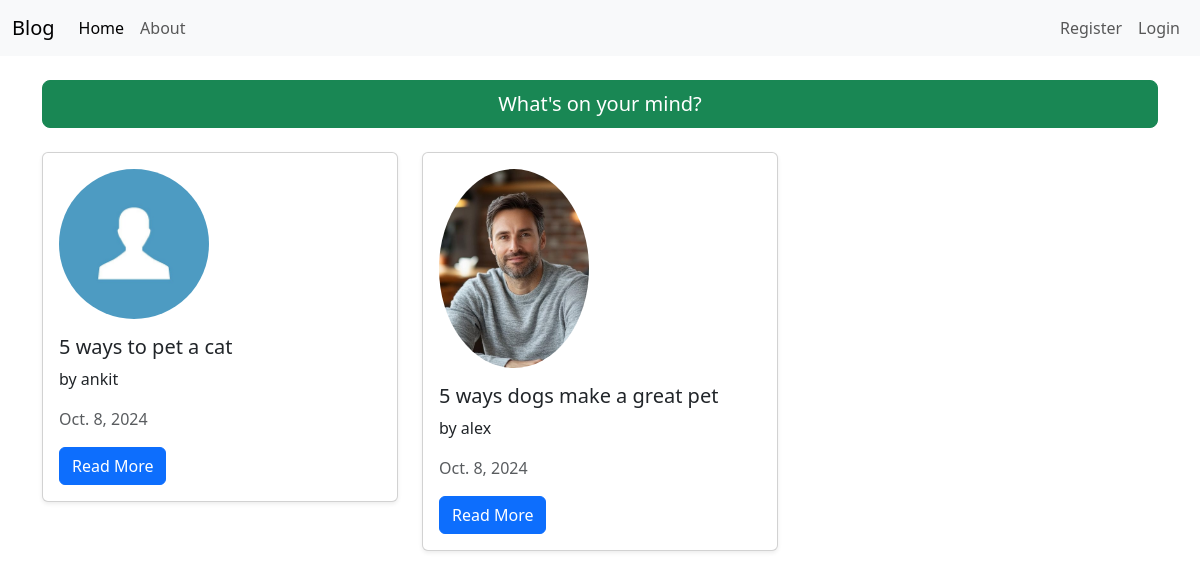
The app's page /, older data.
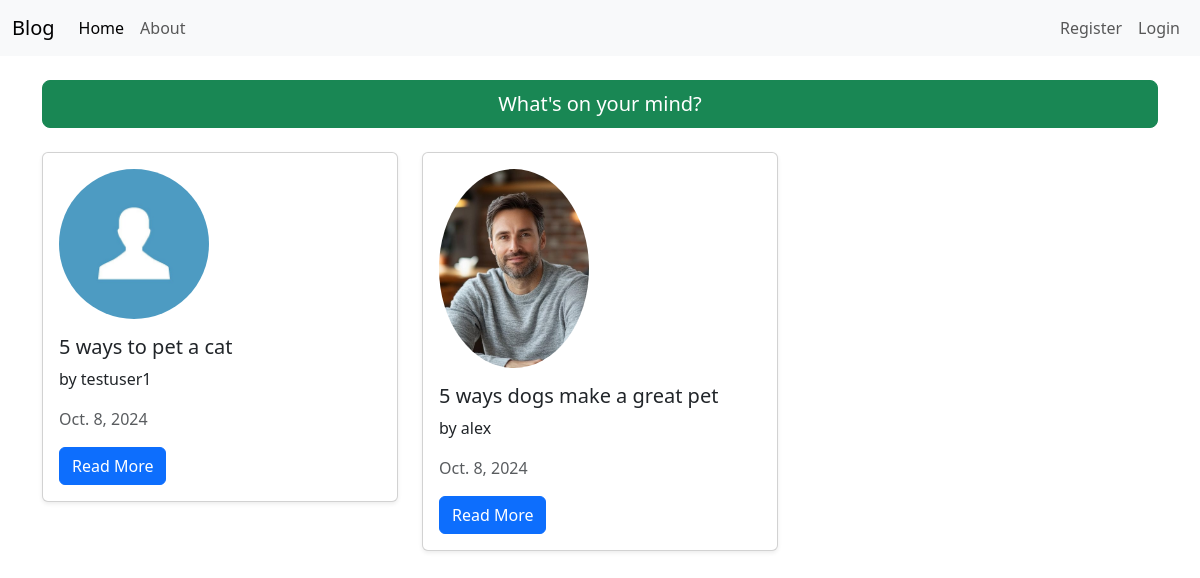
The same page, newer data.
### blogmain/models.py (models this page shows, shortened)
class blogs(models.Model):
    user = models.ForeignKey(User, on_delete=models.CASCADE, null=True)
    title = models.CharField(max_length= 100)
    post = models.TextField()
    date_created = models.DateField(auto_now_add=True)

### user/models.py (models this page shows, shortened)
class profile(models.Model):
    user = models.OneToOneField(User, on_delete=models.CASCADE)
    image = models.ImageField(default="default.jpg", upload_to='profile_pics')

### blogmain/views.py (the view)
# urls.py: path('', blogList.as_view(), name = "home"),
class blogList(ListView):
    model = blogs
    template_name = "blogmain/home.html"
    context_object_name = 'post'
    ordering = ["-date_created"]

### blogmain/templates/blogmain/home.html (shortened to what this page needs)
{% extends "blogmain/base.html" %}
{% block content %}
<div class="container mt-4">
    <div class="mb-4">
        <a href="{% url 'createpost'%}" class="btn btn-success btn-lg" style="width: 100%;">
            What's on your mind?
        </a>
    </div>
    <div class="row">
        {% for p in post %}
        <div class="col-md-4 mb-4">
            <div class="card shadow-sm">
                <div class="card-body">
                    <img src="{{ p.user.profile.image.url }}" alt="Profile Picture" class="rounded-circle img-fluid mb-3" style="width: 150px;">
                    <h5 class="card-title">{{ p.title }}</h5>
                    <p class="card-text">by {{ p.user.username }}</p>
                    <p class="card-text text-muted">{{ p.date_created }}</p>
                    <a href="{% url 'detail' p.id %}" class="btn btn-primary">Read More</a>
                </div>
            </div>
        </div>
        {% endfor %}
    </div>
</div>
{% endblock %}

Row changes from the older to the newer data that the page shows:
changed through a linked row, blogs "5 ways to pet a cat": user.username "ankit" → "testuser1"
